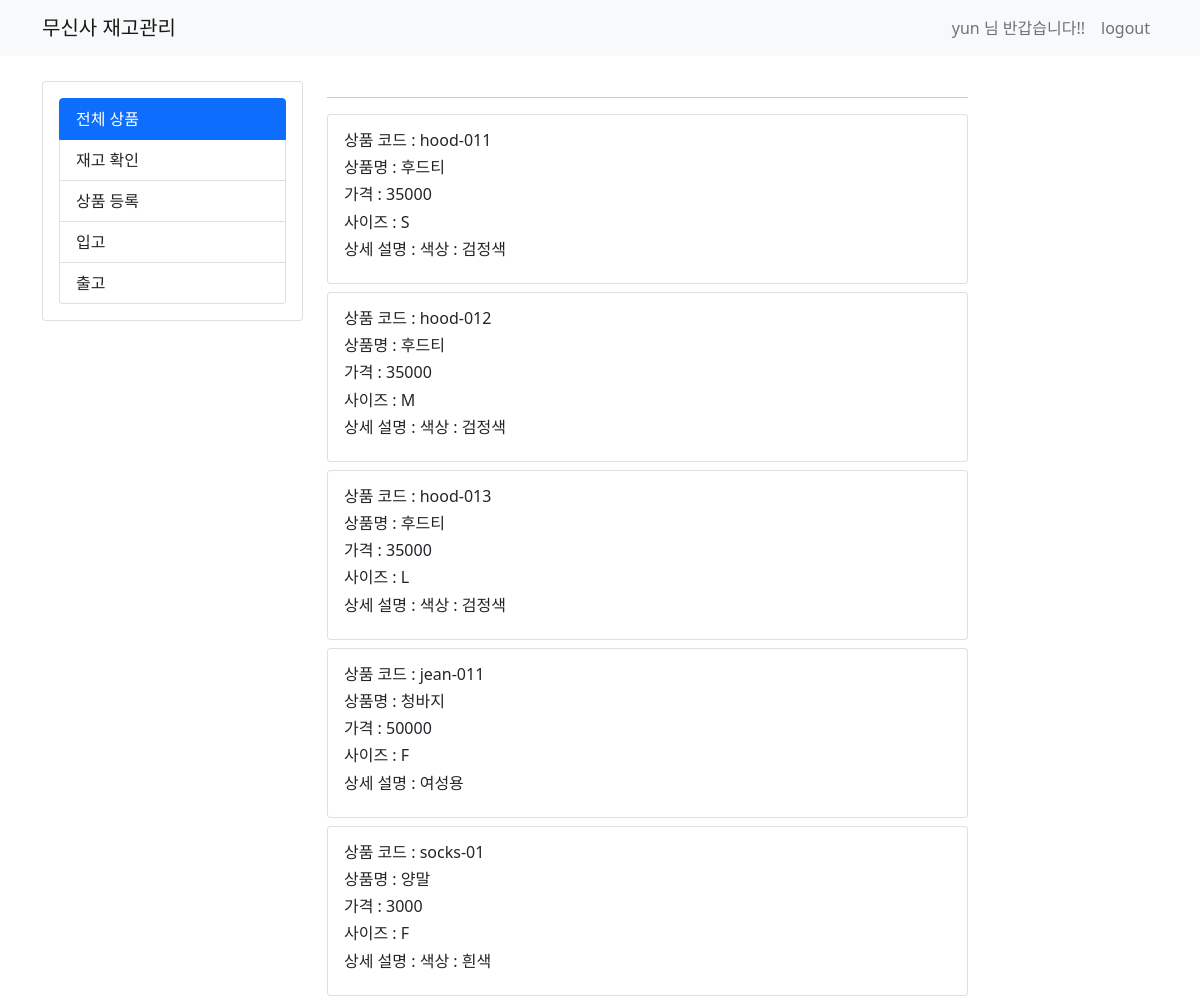
Page /product-list/ (signed in) on the committed database.
### accounts/models.py (models this page shows)
class UserModel(AbstractUser):
    class Meta:
        db_table = "my_user"
    email = models.CharField(max_length=256, default='')

### config/models.py (models this page shows, shortened)
class Product(models.Model):
    code = models.CharField(max_length=8)
    name = models.CharField(max_length=8)
    description = models.CharField(max_length=50)
    price = models.IntegerField()
    inventory = models.OneToOneField(Inventory, on_delete=models.CASCADE)
    sizes = (
        ('S', 'Small'),
        ('M', 'Medium'),
        ('L', 'Large'),
        ('F', 'Free'),
    )
    size = models.CharField(choices=sizes, max_length=1)

### config/views.py (the view)
# urls.py: path('product-list/',views.product_list, name='product-list'),
@login_required
def product_list(request):
    if request.method == 'GET':
        all_product = Product.objects.all().order_by('code')
        return render(request, 'erp/product_list.html', {'product': all_product})

### templates/erp/product_list.html
{% extends 'base.html' %}
{% block content %}
    <div class="container timeline-container">
        <div class="row">
            <div class="col-md-3">
                <div class="card">
                    <div class="card-body">
                        <div class="list-group">
                            <a href="/product-list/" class="list-group-item list-group-item-action active" aria-current="true">
                                전체 상품
                            </a>
                            <a href="/inventory/" class="list-group-item list-group-item-action"> 재고 확인 </a>
                            <a href="/product-create/" class="list-group-item list-group-item-action"> 상품 등록 </a>
                            <a href="/inbound-create/" class="list-group-item list-group-item-action"> 입고 </a>
                            <a href="/outbound-create/" class="list-group-item list-group-item-action"> 출고 </a>
                        </div>
                    </div>
                </div>
            </div>
            <div class="col-md-7">
                <hr>
                <div class="row">
                    {% for pr in product %}
                        <div class="col-md-12 mb-2">
                            <div class="card">
                                <div class="card-body">
                                    <div class="media">
                                        <div class="media-body">
                                            <h6 class="mt-0">상품 코드 : {{ pr.code }}</h6>
                                            <h6 class="mt-0">상품명 : {{ pr.name }}</h6>
                                            <h6 class="mt-0">가격 : {{ pr.price }}</h6>
                                            <h6 class="mt-0">사이즈 : {{ pr.size }}</h6>
                                            <h6 class="mt-0">상세 설명 : {{ pr.description }}</h6>
                                        </div>
                                    </div>
                                </div>
                            </div>
                        </div>
                    {% endfor %}
                </div>
            </div>
            <div class="col-md-2"></div>
        </div>
    </div>
{% endblock %}

### templates/base.html (shortened to what this page needs)
<!DOCTYPE html>
<html lang="en">
<head>
    <link href="https://cdn.jsdelivr.net/npm/bootstrap@5.0.0-beta3/dist/css/bootstrap.min.css" rel="stylesheet"
>
</head>
<body>
<nav class="navbar navbar-expand-lg navbar-light bg-light">
    <div class="container">
        <a class="navbar-brand" href="/">무신사 재고관리</a>
        <form class="form-inline my-2 my-lg-0">
            {% if not user.is_authenticated %}
            <ul class="navbar-nav mr-auto">
                <li class="nav-item active">
                    <a class="nav-link" href="/user-login"> Sign In <span class="sr-only"></span></a>
                </li>
                <li class="nav-item active">
                    <a class="nav-link" href="/sign-up"> Sign Up <span class="sr-only"></span></a>
                </li>
            </ul>
            {% else %}
                <ul class="navbar-nav mr-auto">
                    <li class="nav-item disable">
                       <span class="nav-link">
                            {{ user.username }} 님 반갑습니다!!
                       </span>
                    </li>
                    <li class="nav-item active">
                        <a class="nav-link" href="/user-logout"> logout </a>
                    </li>
                </ul>
            {% endif %}
        </form>
    </div>
</nav>
{% block content %}
{% endblock %}
</body>
</html>

### templates/base.html (style rules this page uses)
.timeline-container { margin-top : 25px }

### rows in the picture
UserModel: username "yun"
Product: code "hood-011", name "후드티", price "35000", size "S", description "색상 : 검정색"
Product: code "hood-012", name "후드티", price "35000", size "M", description "색상 : 검정색"
Product: code "hood-013", name "후드티", price "35000", size "L", description "색상 : 검정색"
Product: code "jean-011", name "청바지", price "50000", size "F", description "여성용"
Product: code "socks-01", name "양말", price "3000", size "F", description "색상 : 흰색"
